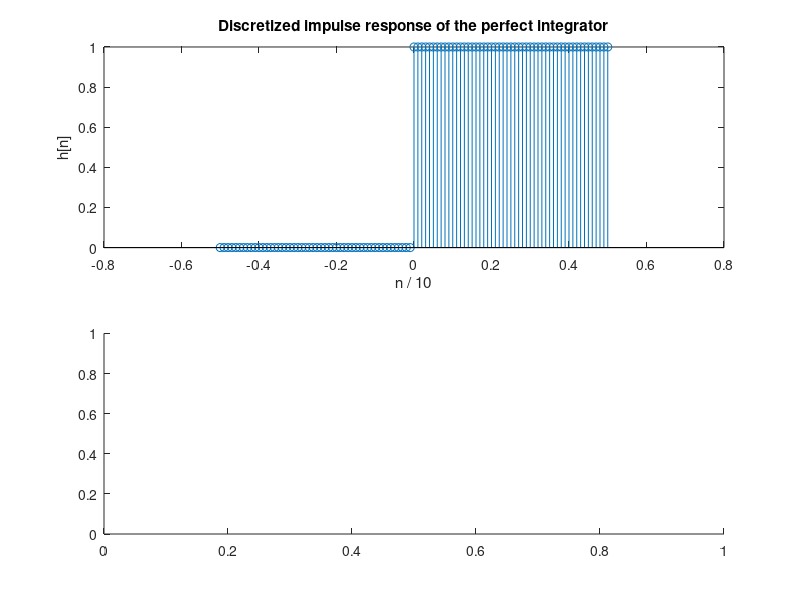

Reproduce this figure in MATLAB. (Note: this script raises an error after producing the figure.)
t = -0.5:0.01:0.5;
delta = zeros(size(t));
delta(t == 0) = 1; 

subplot(2, 1, 1);
i_response = cumsum(delta);
stem(t, i_response);
title("Discretized impulse response of the perfect integrator");
xlabel("n / 10");
ylabel("h[n]");

subplot(2, 1, 2);
u_response = cumsum(heaviside(t));
stem(t, u_response);
title("Discretized step response of the perfect integrator");
xlabel("n / 10");
ylabel("s[n]");